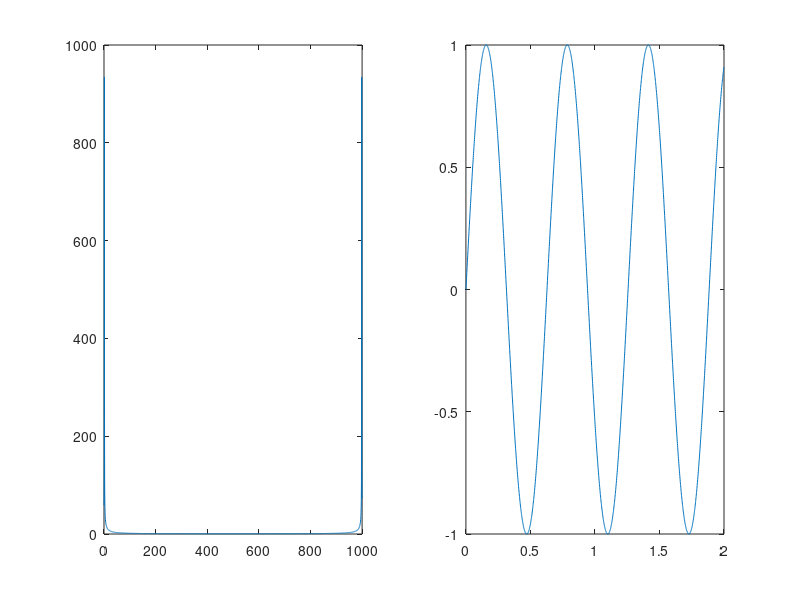

The MATLAB source for this figure:
%%%%%%%%%%%%%%%%%%%%%%%%%%%%%%%%%%%%%%%%%%%%%%%%%%%%%%%%%%%%%%%%%%%%%%%%%%%
% Script: FFT test
% Include : fft()
% Author: syf
% Date  : 2019-6-17 
% Introduction : 
%%%%%%%%%%%%%%%%%%%%%%%%%%%%%%%%%%%%%%%%%%%%%%%%%%%%%%%%%%%%%%%%%%%%%%%%%%%

%% Step 0: Clear Memory & Command Window
clc;
clear all;
close all;

%% Step 1:define the Sampling frequency and Sampling points
Fs = 1000;   % Sampling frequency
             % more high that Sampling accurate
             % Fs/2 > mas_frequency(fun)!
L=2000;   % Sampling points
          % more high that Sampling more long

%% Step 2: define object signal
T=1/Fs;
t=(0:L-1)*T;  % Sampling sequence (up to Fs and L)
x=sin(10.*t); % object signal

%% Step 3: FFT (Enhanced version of discrete Fourier transform)
y=fft(x);

%% Step 3: FFT (Enhanced version of discrete Fourier transform)
f = Fs*(0:(L-1))/L;
subplot(1,2,1)
plot(f,abs(y));
subplot(1,2,2)
plot(t,x); 

%% Reference :
% [1] w and f relationship
% https://www.zybang.com/question/7ad79840c48615b6308c8c0136b04d3b.html
% [2] come feom
% http://www.360doc.com/content/19/1205/21/60231779_877705216.shtml

